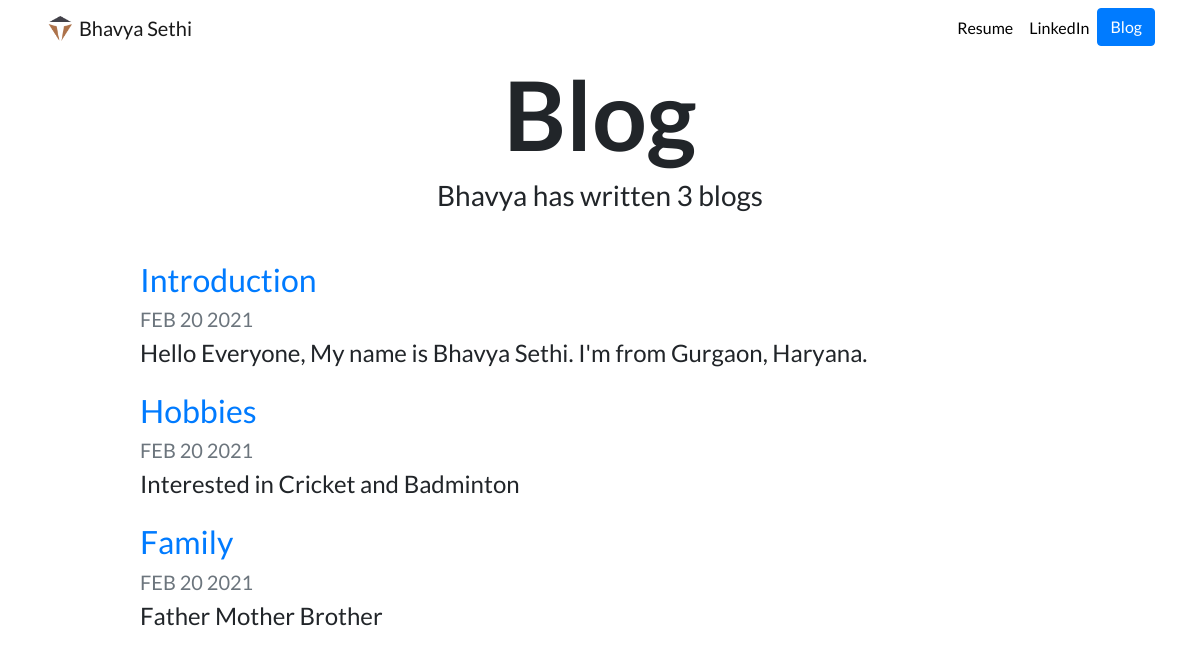
Screenshot of /blog/ with the database file from the repository.
### blog/models.py (models this page shows, shortened)
class Blog(models.Model):
    title = models.CharField(max_length=300)
    description = models.TextField(max_length=250)
    date = models.DateField()

### blog/views.py (the view)
# urls.py: path('', views.all_blogs, name='all_blogs'),
def all_blogs(request):
    blogs = Blog.objects.order_by('-date')
    return render(request, 'blog/all_blogs.html', {'blogs':blogs})

### blog/templates/blog/all_blogs.html
{% extends "portfolio/base.html" %}
{% load static %}
{% block content %}
<h1 id="blogtitle" class="font-weight-bold text-center">Blog</h1>
<h3 class="text-center mb-5">Bhavya has written {{ blogs.count }} blog{{ blogs.count|pluralize }}</h3>
{% for blog in blogs %}
<div class="row justify-content-center my-3">
  <div class="col-md-10">
    <a href="{% url 'blog:detail' blog.id %}">
      <h2>{{ blog.title }}</h2>
    </a>
    <h5 class="text-muted">{{ blog.date|date:'M d Y'|upper }}</h5>
    <h4>{{ blog.description|striptags|truncatechars:100 }}</h4>
  </div>
</div>
{% endfor %}
{% endblock %}

### portfolio/static/portfolio/custom.css (style rules this page uses)
body { font-family: 'Lato', sans-serif; }
#blogtitle { font-size: 6rem; }

### rows the page displays
Blog: title "Introduction", date "FEB 20 2021", description "Hello Everyone, My name is Bhavya Sethi. I'm from Gurgaon, Haryana."
Blog: title "Hobbies", date "FEB 20 2021", description "Interested in Cricket and Badminton"
Blog: title "Family", date "FEB 20 2021", description "Father Mother Brother"

### other values shown
{{ blogs.count }} "3"
